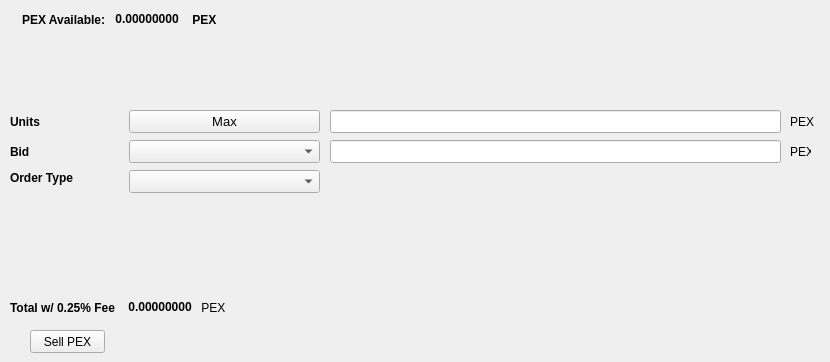
   <widget class="QWidget" name="SellTab">
    <attribute name="title">
     <string>Sell</string>
    </attribute>
    <widget class="QLabel" name="label_16">
     <property name="geometry">
      <rect>
       <x>790</x>
       <y>140</y>
       <width>21</width>
       <height>23</height>
      </rect>
     </property>
     <property name="text">
      <string>PEX</string>
     </property>
    </widget>
    <widget class="QComboBox" name="SellBidcomboBox">
     <property name="geometry">
      <rect>
       <x>129</x>
       <y>140</y>
       <width>191</width>
       <height>23</height>
      </rect>
     </property>
     <property name="font">
      <font>
       <pointsize>10</pointsize>
      </font>
     </property>
    </widget>
    <widget class="QLabel" name="label_18">
     <property name="geometry">
      <rect>
       <x>10</x>
       <y>110</y>
       <width>46</width>
       <height>23</height>
      </rect>
     </property>
     <property name="font">
      <font>
       <weight>75</weight>
       <bold>true</bold>
      </font>
     </property>
     <property name="text">
      <string>Units</string>
     </property>
    </widget>
    <widget class="QPushButton" name="Sell_Max_Amount">
     <property name="geometry">
      <rect>
       <x>129</x>
       <y>110</y>
       <width>191</width>
       <height>23</height>
      </rect>
     </property>
     <property name="font">
      <font>
       <pointsize>10</pointsize>
      </font>
     </property>
     <property name="text">
      <string>Max</string>
     </property>
    </widget>
    <widget class="QLabel" name="label_20">
     <property name="geometry">
      <rect>
       <x>10</x>
       <y>170</y>
       <width>71</width>
       <height>16</height>
      </rect>
     </property>
     <property name="font">
      <font>
       <weight>75</weight>
       <bold>true</bold>
      </font>
     </property>
     <property name="text">
      <string>Order Type</string>
     </property>
    </widget>
    <widget class="QComboBox" name="SellOrdertypeCombo">
     <property name="geometry">
      <rect>
       <x>129</x>
       <y>170</y>
       <width>191</width>
       <height>23</height>
      </rect>
     </property>
     <property name="font">
      <font>
       <pointsize>10</pointsize>
      </font>
     </property>
    </widget>
    <widget class="QLabel" name="label_21">
     <property name="geometry">
      <rect>
       <x>10</x>
       <y>140</y>
       <width>46</width>
       <height>23</height>
      </rect>
     </property>
     <property name="font">
      <font>
       <weight>75</weight>
       <bold>true</bold>
      </font>
     </property>
     <property name="text">
      <string>Bid</string>
     </property>
    </widget>
    <widget class="QLabel" name="label_22">
     <property name="geometry">
      <rect>
       <x>790</x>
       <y>110</y>
       <width>31</width>
       <height>23</height>
      </rect>
     </property>
     <property name="text">
      <string>PEX</string>
     </property>
    </widget>
    <widget class="QLineEdit" name="UnitsInputPEX">
     <property name="geometry">
      <rect>
       <x>330</x>
       <y>110</y>
       <width>451</width>
       <height>23</height>
      </rect>
     </property>
     <property name="font">
      <font>
       <pointsize>9</pointsize>
       <weight>75</weight>
       <bold>true</bold>
      </font>
     </property>
    </widget>
    <widget class="QLineEdit" name="SellBidPriceEdit">
     <property name="geometry">
      <rect>
       <x>330</x>
       <y>140</y>
       <width>451</width>
       <height>23</height>
      </rect>
     </property>
     <property name="font">
      <font>
       <pointsize>9</pointsize>
       <weight>75</weight>
       <bold>true</bold>
      </font>
     </property>
    </widget>
    <widget class="QPushButton" name="SellPEXBTN">
     <property name="geometry">
      <rect>
       <x>30</x>
       <y>330</y>
       <width>75</width>
       <height>23</height>
      </rect>
     </property>
     <property name="text">
      <string>Sell PEX</string>
     </property>
    </widget>
    <widget class="QWidget" name="layoutWidget">
     <property name="geometry">
      <rect>
       <x>22</x>
       <y>12</y>
       <width>200</width>
       <height>15</height>
      </rect>
     </property>
     <layout class="QHBoxLayout" name="horizontalLayout">
      <item>
       <widget class="QLabel" name="label232_2">
        <property name="font">
         <font>
          <weight>75</weight>
          <bold>true</bold>
         </font>
        </property>
        <property name="text">
         <string>PEX Available:</string>
        </property>
       </widget>
      </item>
      <item>
       <widget class="QLabel" name="PEXAvailableLabel">
        <property name="palette">
         <palette>
          <active>
           <colorrole role="WindowText">
            <brush brushstyle="SolidPattern">
             <color alpha="255">
              <red>0</red>
              <green>0</green>
              <blue>0</blue>
             </color>
            </brush>
           </colorrole>
           <colorrole role="Button">
            <brush brushstyle="SolidPattern">
             <color alpha="255">
              <red>0</red>
              <green>170</green>
              <blue>0</blue>
             </color>
            </brush>
           </colorrole>
           <colorrole role="Light">
            <brush brushstyle="SolidPattern">
             <color alpha="255">
              <red>0</red>
              <green>255</green>
              <blue>0</blue>
             </color>
            </brush>
           </colorrole>
           <colorrole role="Midlight">
            <brush brushstyle="SolidPattern">
             <color alpha="255">
              <red>0</red>
              <green>212</green>
              <blue>0</blue>
             </color>
            </brush>
           </colorrole>
           <colorrole role="Dark">
            <brush brushstyle="SolidPattern">
             <color alpha="255">
              <red>0</red>
              <green>85</green>
              <blue>0</blue>
             </color>
            </brush>
           </colorrole>
           <colorrole role="Mid">
            <brush brushstyle="SolidPattern">
             <color alpha="255">
              <red>0</red>
              <green>113</green>
              <blue>0</blue>
             </color>
            </brush>
           </colorrole>
           <colorrole role="Text">
            <brush brushstyle="SolidPattern">
             <color alpha="255">
              <red>0</red>
              <green>170</green>
              <blue>0</blue>
             </color>
            </brush>
           </colorrole>
           <colorrole role="BrightText">
            <brush brushstyle="SolidPattern">
             <color alpha="255">
              <red>255</red>
              <green>255</green>
              <blue>255</blue>
             </color>
            </brush>
           </colorrole>
           <colorrole role="ButtonText">
            <brush brushstyle="SolidPattern">
             <color alpha="255">
              <red>0</red>
              <green>0</green>
              <blue>0</blue>
             </color>
            </brush>
           </colorrole>
           <colorrole role="Base">
            <brush brushstyle="SolidPattern">
             <color alpha="255">
              <red>255</red>
              <green>255</green>
              <blue>255</blue>
             </color>
            </brush>
           </colorrole>
           <colorrole role="Window">
            <brush brushstyle="SolidPattern">
             <color alpha="255">
              <red>0</red>
              <green>170</green>
              <blue>0</blue>
             </color>
            </brush>
           </colorrole>
           <colorrole role="Shadow">
            <brush brushstyle="SolidPattern">
             <color alpha="255">
              <red>0</red>
              <green>0</green>
              <blue>0</blue>
             </color>
            </brush>
           </colorrole>
           <colorrole role="AlternateBase">
            <brush brushstyle="SolidPattern">
             <color alpha="255">
              <red>127</red>
              <green>212</green>
              <blue>127</blue>
             </color>
            </brush>
           </colorrole>
           <colorrole role="ToolTipBase">
            <brush brushstyle="SolidPattern">
             <color alpha="255">
              <red>255</red>
              <green>255</green>
              <blue>220</blue>
             </color>
            </brush>
           </colorrole>
           <colorrole role="ToolTipText">
            <brush brushstyle="SolidPattern">
             <color alpha="255">
              <red>0</red>
              <green>0</green>
              <blue>0</blue>
             </color>
            </brush>
           </colorrole>
          </active>
          <inactive>
           <colorrole role="WindowText">
            <brush brushstyle="SolidPattern">
             <color alpha="255">
              <red>0</red>
              <green>0</green>
              <blue>0</blue>
             </color>
            </brush>
           </colorrole>
           <colorrole role="Button">
            <brush brushstyle="SolidPattern">
             <color alpha="255">
              <red>0</red>
              <green>170</green>
              <blue>0</blue>
             </color>
            </brush>
           </colorrole>
           <colorrole role="Light">
            <brush brushstyle="SolidPattern">
             <color alpha="255">
              <red>0</red>
              <green>255</green>
              <blue>0</blue>
             </color>
            </brush>
           </colorrole>
           <colorrole role="Midlight">
            <brush brushstyle="SolidPattern">
             <color alpha="255">
              <red>0</red>
              <green>212</green>
              <blue>0</blue>
             </color>
            </brush>
           </colorrole>
           <colorrole role="Dark">
            <brush brushstyle="SolidPattern">
             <color alpha="255">
              <red>0</red>
              <green>85</green>
              <blue>0</blue>
             </color>
            </brush>
           </colorrole>
           <colorrole role="Mid">
            <brush brushstyle="SolidPattern">
             <color alpha="255">
              <red>0</red>
              <green>113</green>
              <blue>0</blue>
             </color>
            </brush>
           </colorrole>
           <colorrole role="Text">
            <brush brushstyle="SolidPattern">
             <color alpha="255">
              <red>0</red>
              <green>170</green>
              <blue>0</blue>
             </color>
            </brush>
           </colorrole>
           <colorrole role="BrightText">
            <brush brushstyle="SolidPattern">
             <color alpha="255">
              <red>255</red>
              <green>255</green>
              <blue>255</blue>
             </color>
            </brush>
           </colorrole>
           <colorrole role="ButtonText">
            <brush brushstyle="SolidPattern">
             <color alpha="255">
              <red>0</red>
              <green>0</green>
              <blue>0</blue>
             </color>
            </brush>
           </colorrole>
           <colorrole role="Base">
            <brush brushstyle="SolidPattern">
             <color alpha="255">
              <red>255</red>
              <green>255</green>
              <blue>255</blue>
             </color>
            </brush>
           </colorrole>
           <colorrole role="Window">
            <brush brushstyle="SolidPattern">
             <color alpha="255">
              <red>0</red>
              <green>170</green>
              <blue>0</blue>
             </color>
            </brush>
           </colorrole>
           <colorrole role="Shadow">
            <brush brushstyle="SolidPattern">
             <color alpha="255">
              <red>0</red>
              <green>0</green>
              <blue>0</blue>
             </color>
            </brush>
           </colorrole>
           <colorrole role="AlternateBase">
            <brush brushstyle="SolidPattern">
             <color alpha="255">
              <red>127</red>
              <green>212</green>
              <blue>127</blue>
             </color>
            </brush>
           </colorrole>
           <colorrole role="ToolTipBase">
            <brush brushstyle="SolidPattern">
             <color alpha="255">
              <red>255</red>
              <green>255</green>
              <blue>220</blue>
             </color>
            </brush>
           </colorrole>
           <colorrole role="ToolTipText">
            <brush brushstyle="SolidPattern">
             <color alpha="255">
              <red>0</red>
              <green>0</green>
              <blue>0</blue>
             </color>
            </brush>
           </colorrole>
          </inactive>
          <disabled>
           <colorrole role="WindowText">
            <brush brushstyle="SolidPattern">
             <color alpha="255">
              <red>0</red>
              <green>85</green>
              <blue>0</blue>
             </color>
            </brush>
           </colorrole>
           <colorrole role="Button">
            <brush brushstyle="SolidPattern">
             <color alpha="255">
              <red>0</red>
              <green>170</green>
              <blue>0</blue>
             </color>
            </brush>
           </colorrole>
           <colorrole role="Light">
            <brush brushstyle="SolidPattern">
             <color alpha="255">
              <red>0</red>
              <green>255</green>
              <blue>0</blue>
             </color>
            </brush>
           </colorrole>
           <colorrole role="Midlight">
            <brush brushstyle="SolidPattern">
             <color alpha="255">
              <red>0</red>
              <green>212</green>
              <blue>0</blue>
             </color>
            </brush>
           </colorrole>
           <colorrole role="Dark">
            <brush brushstyle="SolidPattern">
             <color alpha="255">
              <red>0</red>
              <green>85</green>
              <blue>0</blue>
             </color>
            </brush>
           </colorrole>
           <colorrole role="Mid">
            <brush brushstyle="SolidPattern">
             <color alpha="255">
              <red>0</red>
              <green>113</green>
              <blue>0</blue>
             </color>
            </brush>
           </colorrole>
           <colorrole role="Text">
            <brush brushstyle="SolidPattern">
             <color alpha="255">
              <red>0</red>
              <green>85</green>
              <blue>0</blue>
             </color>
            </brush>
           </colorrole>
           <colorrole role="BrightText">
            <brush brushstyle="SolidPattern">
             <color alpha="255">
              <red>255</red>
              <green>255</green>
              <blue>255</blue>
             </color>
            </brush>
           </colorrole>
           <colorrole role="ButtonText">
            <brush brushstyle="SolidPattern">
             <color alpha="255">
              <red>0</red>
              <green>85</green>
              <blue>0</blue>
             </color>
            </brush>
           </colorrole>
           <colorrole role="Base">
            <brush brushstyle="SolidPattern">
             <color alpha="255">
              <red>0</red>
              <green>170</green>
              <blue>0</blue>
             </color>
            </brush>
           </colorrole>
           <colorrole role="Window">
            <brush brushstyle="SolidPattern">
             <color alpha="255">
              <red>0</red>
              <green>170</green>
              <blue>0</blue>
             </color>
            </brush>
           </colorrole>
           <colorrole role="Shadow">
            <brush brushstyle="SolidPattern">
             <color alpha="255">
              <red>0</red>
              <green>0</green>
              <blue>0</blue>
             </color>
            </brush>
           </colorrole>
           <colorrole role="AlternateBase">
            <brush brushstyle="SolidPattern">
             <color alpha="255">
              <red>0</red>
              <green>170</green>
              <blue>0</blue>
             </color>
            </brush>
           </colorrole>
           <colorrole role="ToolTipBase">
            <brush brushstyle="SolidPattern">
             <color alpha="255">
              <red>255</red>
              <green>255</green>
              <blue>220</blue>
             </color>
            </brush>
           </colorrole>
           <colorrole role="ToolTipText">
            <brush brushstyle="SolidPattern">
             <color alpha="255">
              <red>0</red>
              <green>0</green>
              <blue>0</blue>
             </color>
            </brush>
           </colorrole>
          </disabled>
         </palette>
        </property>
        <property name="font">
         <font>
          <weight>75</weight>
          <bold>true</bold>
         </font>
        </property>
        <property name="text">
         <string> 0.00000000 </string>
        </property>
        <property name="textInteractionFlags">
         <set>Qt::LinksAccessibleByMouse|Qt::TextSelectableByKeyboard|Qt::TextSelectableByMouse</set>
        </property>
       </widget>
      </item>
      <item>
       <widget class="QLabel" name="labelPEX">
        <property name="font">
         <font>
          <weight>75</weight>
          <bold>true</bold>
         </font>
        </property>
        <property name="text">
         <string> PEX</string>
        </property>
       </widget>
      </item>
     </layout>
    </widget>
    <widget class="QWidget" name="layoutWidget">
     <property name="geometry">
      <rect>
       <x>10</x>
       <y>300</y>
       <width>218</width>
       <height>15</height>
      </rect>
     </property>
     <layout class="QHBoxLayout" name="horizontalLayout_2">
      <item>
       <widget class="QLabel" name="label_19">
        <property name="font">
         <font>
          <weight>75</weight>
          <bold>true</bold>
         </font>
        </property>
        <property name="text">
         <string>Total w/ 0.25% Fee </string>
        </property>
       </widget>
      </item>
      <item>
       <widget class="QLabel" name="SellCostLabel">
        <property name="palette">
         <palette>
          <active>
           <colorrole role="WindowText">
            <brush brushstyle="SolidPattern">
             <color alpha="255">
              <red>0</red>
              <green>0</green>
              <blue>0</blue>
             </color>
            </brush>
           </colorrole>
           <colorrole role="Button">
            <brush brushstyle="SolidPattern">
             <color alpha="255">
              <red>0</red>
              <green>170</green>
              <blue>0</blue>
             </color>
            </brush>
           </colorrole>
           <colorrole role="Light">
            <brush brushstyle="SolidPattern">
             <color alpha="255">
              <red>0</red>
              <green>255</green>
              <blue>0</blue>
             </color>
            </brush>
           </colorrole>
           <colorrole role="Midlight">
            <brush brushstyle="SolidPattern">
             <color alpha="255">
              <red>0</red>
              <green>212</green>
              <blue>0</blue>
             </color>
            </brush>
           </colorrole>
           <colorrole role="Dark">
            <brush brushstyle="SolidPattern">
             <color alpha="255">
              <red>0</red>
              <green>85</green>
              <blue>0</blue>
             </color>
            </brush>
           </colorrole>
           <colorrole role="Mid">
            <brush brushstyle="SolidPattern">
             <color alpha="255">
              <red>0</red>
              <green>113</green>
              <blue>0</blue>
             </color>
            </brush>
           </colorrole>
           <colorrole role="Text">
            <brush brushstyle="SolidPattern">
             <color alpha="255">
              <red>0</red>
              <green>170</green>
              <blue>0</blue>
             </color>
            </brush>
           </colorrole>
           <colorrole role="BrightText">
            <brush brushstyle="SolidPattern">
             <color alpha="255">
              <red>255</red>
              <green>255</green>
              <blue>255</blue>
             </color>
            </brush>
           </colorrole>
           <colorrole role="ButtonText">
            <brush brushstyle="SolidPattern">
             <color alpha="255">
              <red>0</red>
              <green>0</green>
              <blue>0</blue>
             </color>
            </brush>
           </colorrole>
           <colorrole role="Base">
            <brush brushstyle="SolidPattern">
             <color alpha="255">
              <red>255</red>
              <green>255</green>
              <blue>255</blue>
             </color>
            </brush>
           </colorrole>
           <colorrole role="Window">
            <brush brushstyle="SolidPattern">
             <color alpha="255">
              <red>0</red>
              <green>170</green>
              <blue>0</blue>
             </color>
            </brush>
           </colorrole>
           <colorrole role="Shadow">
            <brush brushstyle="SolidPattern">
             <color alpha="255">
              <red>0</red>
              <green>0</green>
              <blue>0</blue>
             </color>
            </brush>
           </colorrole>
           <colorrole role="AlternateBase">
            <brush brushstyle="SolidPattern">
             <color alpha="255">
              <red>127</red>
              <green>212</green>
              <blue>127</blue>
             </color>
            </brush>
           </colorrole>
           <colorrole role="ToolTipBase">
            <brush brushstyle="SolidPattern">
             <color alpha="255">
              <red>255</red>
              <green>255</green>
              <blue>220</blue>
             </color>
            </brush>
           </colorrole>
           <colorrole role="ToolTipText">
            <brush brushstyle="SolidPattern">
             <color alpha="255">
              <red>0</red>
              <green>0</green>
              <blue>0</blue>
             </color>
            </brush>
           </colorrole>
          </active>
          <inactive>
           <colorrole role="WindowText">
            <brush brushstyle="SolidPattern">
             <color alpha="255">
              <red>0</red>
              <green>0</green>
              <blue>0</blue>
             </color>
            </brush>
           </colorrole>
           <colorrole role="Button">
            <brush brushstyle="SolidPattern">
             <color alpha="255">
              <red>0</red>
              <green>170</green>
              <blue>0</blue>
             </color>
            </brush>
           </colorrole>
           <colorrole role="Light">
            <brush brushstyle="SolidPattern">
             <color alpha="255">
              <red>0</red>
              <green>255</green>
              <blue>0</blue>
             </color>
            </brush>
           </colorrole>
           <colorrole role="Midlight">
            <brush brushstyle="SolidPattern">
             <color alpha="255">
              <red>0</red>
              <green>212</green>
              <blue>0</blue>
             </color>
            </brush>
           </colorrole>
           <colorrole role="Dark">
            <brush brushstyle="SolidPattern">
             <color alpha="255">
              <red>0</red>
              <green>85</green>
              <blue>0</blue>
             </color>
            </brush>
           </colorrole>
           <colorrole role="Mid">
            <brush brushstyle="SolidPattern">
             <color alpha="255">
              <red>0</red>
              <green>113</green>
              <blue>0</blue>
             </color>
            </brush>
           </colorrole>
           <colorrole role="Text">
            <brush brushstyle="SolidPattern">
             <color alpha="255">
              <red>0</red>
              <green>170</green>
              <blue>0</blue>
             </color>
            </brush>
           </colorrole>
           <colorrole role="BrightText">
            <brush brushstyle="SolidPattern">
             <color alpha="255">
              <red>255</red>
              <green>255</green>
              <blue>255</blue>
             </color>
            </brush>
           </colorrole>
           <colorrole role="ButtonText">
            <brush brushstyle="SolidPattern">
             <color alpha="255">
              <red>0</red>
              <green>0</green>
              <blue>0</blue>
             </color>
            </brush>
           </colorrole>
           <colorrole role="Base">
            <brush brushstyle="SolidPattern">
             <color alpha="255">
              <red>255</red>
              <green>255</green>
              <blue>255</blue>
             </color>
            </brush>
           </colorrole>
           <colorrole role="Window">
            <brush brushstyle="SolidPattern">
             <color alpha="255">
              <red>0</red>
              <green>170</green>
              <blue>0</blue>
             </color>
            </brush>
           </colorrole>
           <colorrole role="Shadow">
            <brush brushstyle="SolidPattern">
             <color alpha="255">
              <red>0</red>
              <green>0</green>
              <blue>0</blue>
             </color>
            </brush>
           </colorrole>
           <colorrole role="AlternateBase">
            <brush brushstyle="SolidPattern">
             <color alpha="255">
              <red>127</red>
              <green>212</green>
              <blue>127</blue>
             </color>
            </brush>
           </colorrole>
           <colorrole role="ToolTipBase">
            <brush brushstyle="SolidPattern">
             <color alpha="255">
              <red>255</red>
              <green>255</green>
              <blue>220</blue>
             </color>
            </brush>
           </colorrole>
           <colorrole role="ToolTipText">
            <brush brushstyle="SolidPattern">
             <color alpha="255">
              <red>0</red>
              <green>0</green>
              <blue>0</blue>
             </color>
            </brush>
           </colorrole>
          </inactive>
          <disabled>
           <colorrole role="WindowText">
            <brush brushstyle="SolidPattern">
             <color alpha="255">
              <red>0</red>
              <green>85</green>
              <blue>0</blue>
             </color>
            </brush>
           </colorrole>
           <colorrole role="Button">
            <brush brushstyle="SolidPattern">
             <color alpha="255">
              <red>0</red>
              <green>170</green>
              <blue>0</blue>
             </color>
            </brush>
           </colorrole>
           <colorrole role="Light">
            <brush brushstyle="SolidPattern">
             <color alpha="255">
              <red>0</red>
              <green>255</green>
              <blue>0</blue>
             </color>
            </brush>
           </colorrole>
           <colorrole role="Midlight">
            <brush brushstyle="SolidPattern">
             <color alpha="255">
              <red>0</red>
              <green>212</green>
              <blue>0</blue>
             </color>
            </brush>
           </colorrole>
           <colorrole role="Dark">
            <brush brushstyle="SolidPattern">
             <color alpha="255">
              <red>0</red>
              <green>85</green>
              <blue>0</blue>
             </color>
            </brush>
           </colorrole>
           <colorrole role="Mid">
            <brush brushstyle="SolidPattern">
             <color alpha="255">
              <red>0</red>
              <green>113</green>
              <blue>0</blue>
             </color>
            </brush>
           </colorrole>
           <colorrole role="Text">
            <brush brushstyle="SolidPattern">
             <color alpha="255">
              <red>0</red>
              <green>85</green>
              <blue>0</blue>
             </color>
            </brush>
           </colorrole>
           <colorrole role="BrightText">
            <brush brushstyle="SolidPattern">
             <color alpha="255">
              <red>255</red>
              <green>255</green>
              <blue>255</blue>
             </color>
            </brush>
           </colorrole>
           <colorrole role="ButtonText">
            <brush brushstyle="SolidPattern">
             <color alpha="255">
              <red>0</red>
              <green>85</green>
              <blue>0</blue>
             </color>
            </brush>
           </colorrole>
           <colorrole role="Base">
            <brush brushstyle="SolidPattern">
             <color alpha="255">
              <red>0</red>
              <green>170</green>
              <blue>0</blue>
             </color>
            </brush>
           </colorrole>
           <colorrole role="Window">
            <brush brushstyle="SolidPattern">
             <color alpha="255">
              <red>0</red>
              <green>170</green>
              <blue>0</blue>
             </color>
            </brush>
           </colorrole>
           <colorrole role="Shadow">
            <brush brushstyle="SolidPattern">
             <color alpha="255">
              <red>0</red>
              <green>0</green>
              <blue>0</blue>
             </color>
            </brush>
           </colorrole>
           <colorrole role="AlternateBase">
            <brush brushstyle="SolidPattern">
             <color alpha="255">
              <red>0</red>
              <green>170</green>
              <blue>0</blue>
             </color>
            </brush>
           </colorrole>
           <colorrole role="ToolTipBase">
            <brush brushstyle="SolidPattern">
             <color alpha="255">
              <red>255</red>
              <green>255</green>
              <blue>220</blue>
             </color>
            </brush>
           </colorrole>
           <colorrole role="ToolTipText">
            <brush brushstyle="SolidPattern">
             <color alpha="255">
              <red>0</red>
              <green>0</green>
              <blue>0</blue>
             </color>
            </brush>
           </colorrole>
          </disabled>
         </palette>
        </property>
        <property name="font">
         <font>
          <weight>75</weight>
          <bold>true</bold>
         </font>
        </property>
        <property name="autoFillBackground">
         <bool>false</bool>
        </property>
        <property name="text">
         <string> 0.00000000</string>
        </property>
        <property name="textInteractionFlags">
         <set>Qt::LinksAccessibleByMouse|Qt::TextSelectableByMouse</set>
        </property>
       </widget>
      </item>
      <item>
       <widget class="QLabel" name="label_17">
        <property name="font">
         <font>
          <weight>50</weight>
          <bold>false</bold>
         </font>
        </property>
        <property name="text">
         <string> PEX</string>
        </property>
       </widget>
      </item>
     </layout>
    </widget>
   </widget>
